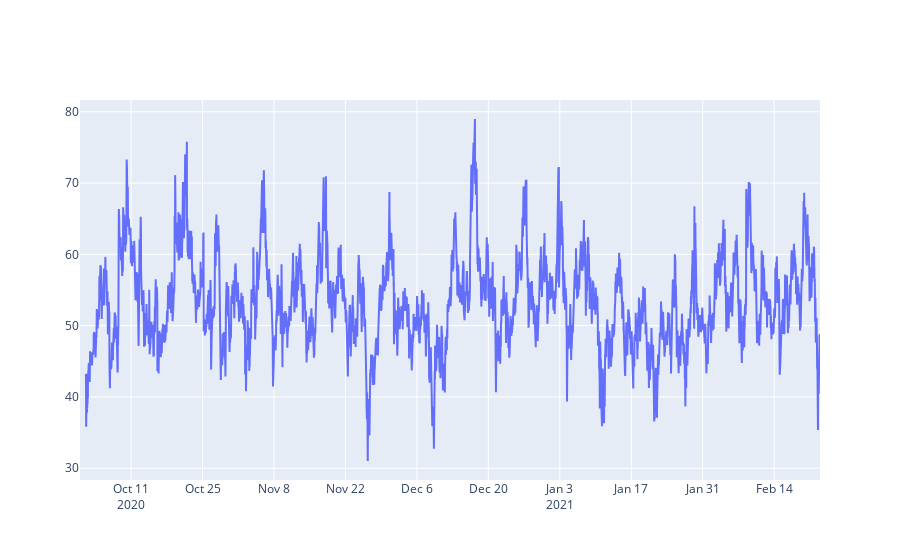

Notebook code cell kept with this figure:
### Code cell
fig = go.Figure()

fig.add_scatter(
    x=rsi_ind.index.to_list(),
    y=rsi_ind[55].values.flatten(),
)

### Figure 1 — Plotly figure (JSON) as saved in the notebook; plotly's stock layout.template omitted (floating-point values rounded to 4 significant figures; data arrays with more than 128 entries replaced by an {"elided": "..."} marker saying what was removed)
{"data": [{"type": "scatter", "x": {"elided": "6960 str values"}, "y": {"elided": "6960 float values"}}], "layout": {}}
